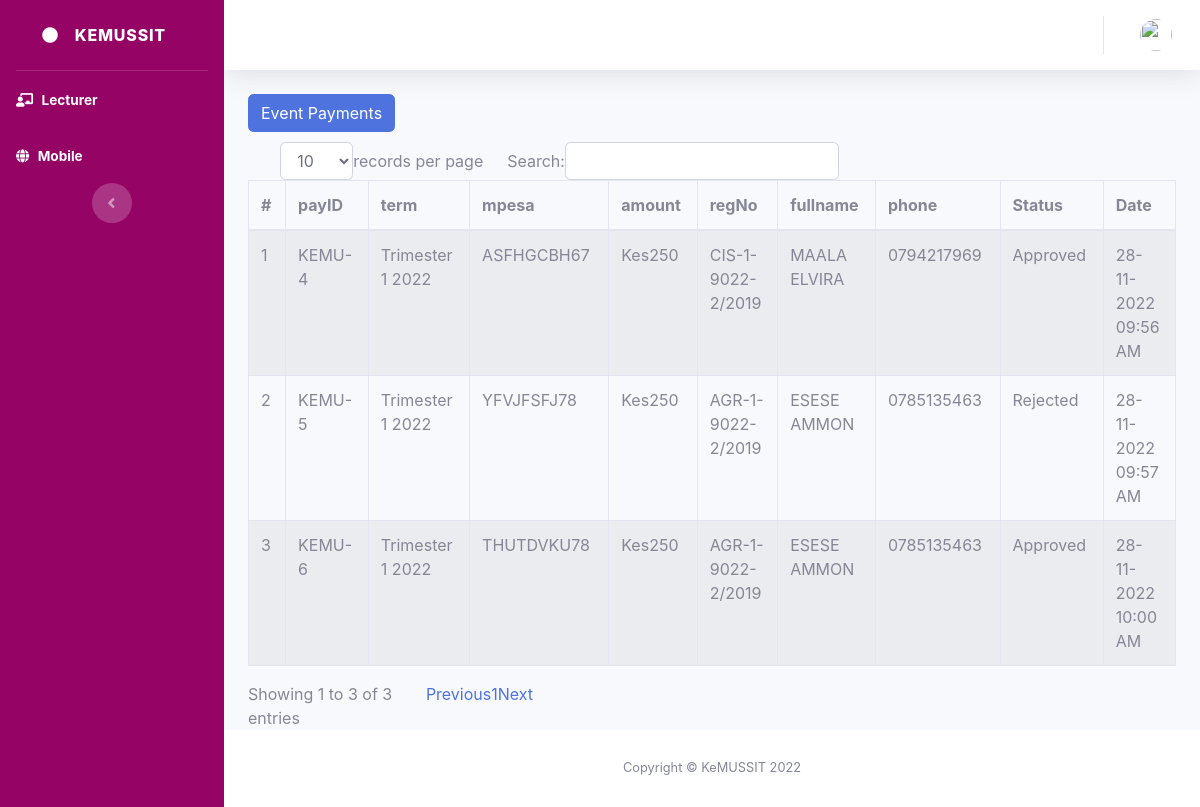
Screenshot of /admin_web/contri.php with the database file from the repository.
### tables this page shows
CREATE TABLE `contribution` (
  `pay` varchar(50) NOT NULL,
  `ses` int(11) DEFAULT NULL,
  `term` varchar(50) DEFAULT NULL,
  `sm` int(11) DEFAULT NULL,
  `mpesa` varchar(50) DEFAULT NULL,
  `money` float DEFAULT NULL,
  `reg_no` varchar(50) DEFAULT NULL,
  `fullname` varchar(50) DEFAULT NULL,
  `phone` varchar(50) DEFAULT NULL,
  `status` float DEFAULT 0,
  `expiry` float DEFAULT 0,
  `remarks` text DEFAULT NULL,
  `date` varchar(50) DEFAULT NULL
);

### admin_web/contri.php (the view, shortened to what this page needs)
<?php
include 'database/connection.php';
include('header.php');
?>
<div class="dropdown" style="float: left;">
    <button class="btn btn-primary btn-xs" type="button"
        data-toggle="dropdown">Event Payments</button>
</div><br>
                    <div class="row">
                        <div class="col-md-12">
                            <div class="panel panel-default">
                                <div class="panel-body">
                                    <div class="table-responsive">
                                        <table class="table table-striped table-bordered table-hover"
                                            id="dataTables-example">
                                    <thead>
                                        <tr>
                                            <th>#</th>
                                            <th>payID</th>
                                            <th>term</th>
                                            <th>mpesa</th>
                                            <th>amount</th>
                                            <th>regNo</th>
                                            <th>fullname</th>
                                            <th>phone</th>
                                            <th>Status</th>
                                            <th>Date</th>
                                        </tr>
                                    </thead>
                                            <tbody>
                                            <?php
                                                $query_run = mysqli_query($con, "SELECT * FROM contribution");
                                                $i = 1;
                                                if (mysqli_num_rows($query_run) > 0) {
                                                    while ($row = mysqli_fetch_assoc($query_run)) {
                                                ?>
                                                <tr>
                                                    <td><?php echo $i; ?></td>
                                                    <td><?php echo $row['pay']; ?></td>
                                                    <td><?php echo $row['term'].' '.$row['year']; ?></td>
                                                    <td><?php echo $row['mpesa']; ?></td>
                                                    <td>Kes<?php echo $row['money']; ?></td>
                                                    <td><?php echo $row['reg_no']; ?></td>
                                                    <td><?php echo $row['fullname']; ?></td>
                                                    <td><?php echo $row['phone']; ?></td>
                                                    <td><?php if($row['status']==0){echo 'ApprovalPending';}elseif($row['status']==1){echo 'Approved';}else{echo 'Rejected';}; ?></td>
                                                    <td><?php echo $row['date']; ?></td>
                                                </tr>
                                                <?php $i = $i + 1;
                                                    }
                                                } ?>
                                            </tbody>
                                        </table>
                                    </div>
                                </div>
                            </div>
                        </div>
                    </div>
                    <?php
include('footer.php');
?>

### rows the page displays
contribution: pay "KEMU-4", term "Trimester 1 2022", mpesa "ASFHGCBH67", money "250", reg_no "CIS-1-9022-2/2019", fullname "MAALA ELVIRA", phone "0794217969", status "Approved", date "28-11-2022 09:56 AM"
contribution: pay "KEMU-5", term "Trimester 1 2022", mpesa "YFVJFSFJ78", money "250", reg_no "AGR-1-9022-2/2019", fullname "ESESE AMMON", phone "0785135463", status "Rejected", date "28-11-2022 09:57 AM"
contribution: pay "KEMU-6", term "Trimester 1 2022", mpesa "THUTDVKU78", money "250", reg_no "AGR-1-9022-2/2019", fullname "ESESE AMMON", phone "0785135463", status "Approved", date "28-11-2022 10:00 AM"
